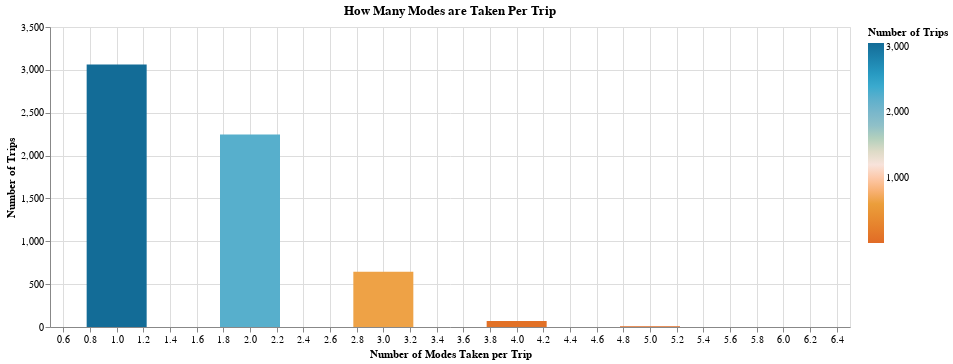

Write notebook code for a chart like this one.
### Code cell
chart = (
        alt.Chart((modes_count))
        .mark_bar(size=60)
        .encode(
            x=alt.X("n_modes_taken", title ="Number of Modes Taken per Trip"),
            y=alt.Y("n_trips", title = "Number of Trips"),
            color=alt.Color("n_trips", title = "Number of Trips",
                            scale=alt.Scale(range = cp.CALITP_DIVERGING_COLORS)),
            tooltip=modes_count.columns.tolist())
            
      .properties(title = "How Many Modes are Taken Per Trip",
    width=800,
    height=300)
        )
chart

### Figure 1 — Vega-Lite specification as saved in the notebook (floating-point values rounded to 4 significant figures)
{"config": {"view": {"continuousWidth": 300, "continuousHeight": 300}}, "data": {"name": "data-90a1080530cd4117ff7d3b9012be686f"}, "mark": {"type": "bar", "size": 60}, "encoding": {"color": {"field": "n_trips", "scale": {"range": ["#E16B26", "#EB9F3C", "#f6e7e1", "#8CBCCB", "#2EA8CE", "#136C97"]}, "title": "Number of Trips", "type": "quantitative"}, "tooltip": [{"field": "n_modes_taken", "type": "quantitative"}, {"field": "n_trips", "type": "quantitative"}], "x": {"field": "n_modes_taken", "title": "Number of Modes Taken per Trip", "type": "quantitative"}, "y": {"field": "n_trips", "title": "Number of Trips", "type": "quantitative"}}, "height": 300, "title": "How Many Modes are Taken Per Trip", "width": 800, "$schema": "https://vega.github.io/schema/vega-lite/v5.14.1.json", "datasets": {"data-90a1080530cd4117ff7d3b9012be686f": [{"n_modes_taken": 1, "n_trips": 3063}, {"n_modes_taken": 2, "n_trips": 2246}, {"n_modes_taken": 3, "n_trips": 644}, {"n_modes_taken": 4, "n_trips": 70}, {"n_modes_taken": 5, "n_trips": 9}, {"n_modes_taken": 6, "n_trips": 1}]}}
